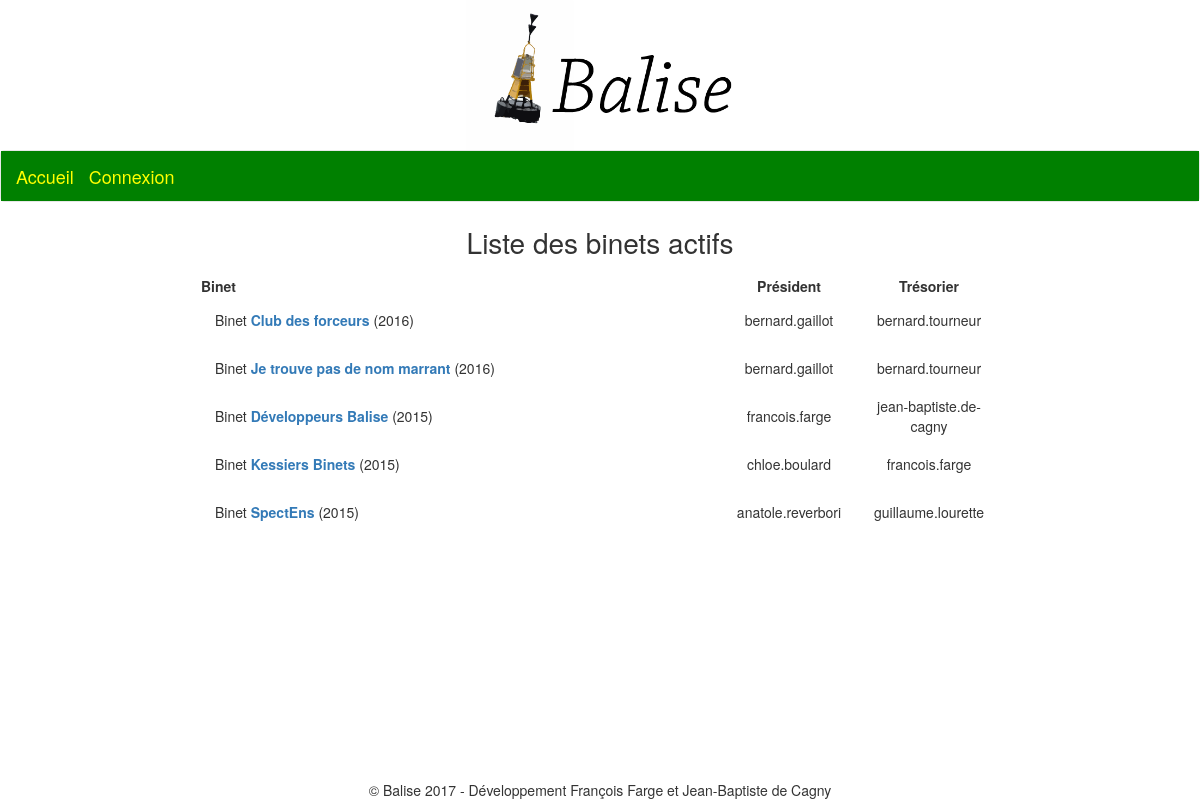
Page /binets/ on the committed database.
### binets/models.py (models this page shows, shortened)
class Binet(models.Model):
	nom = models.CharField(max_length=100)
	description = models.TextField(blank=True, null = True) # facultatif
	type_binet = models.ForeignKey('TypeBinet', verbose_name = "Type du binet")
	remarques_admins = models.TextField(blank=True, null = True) # facultatif
	is_active = models.BooleanField(verbose_name = "Actif", default=True)
	current_president = models.ForeignKey(User, verbose_name = "Président", related_name = "current_president")
	current_tresorier = models.ForeignKey(User, verbose_name = "Trésorier", related_name = "current_tresorier")
	current_promotion = models.ForeignKey('accounts.Promotion', verbose_name = "Promo")
	@models.permalink
	def get_history_url(self):
		return ('binet_history', [self.id])
	class Meta:
		ordering = ('current_promotion', 'nom',)
		unique_together = ('nom',)

### accounts/models.py (models this page shows)
class Promotion(models.Model):
	nom = models.CharField(max_length=4)
	class Meta:
		ordering = ('-nom',)
		unique_together = ('nom',)
	def __str__(self):
		return self.nom

### binets/views.py (the view)
def all_binets(request):
	liste_binets = Binet.objects.filter(is_active=True)
	return render(request, 'binets/all_binets.html', locals())

### binets/templates/binets/all_binets.html
{% extends 'base.html' %}
{% block content %}
	<div id="page-title">Liste des binets actifs</div>
	<section id="table-container">
		<table id="liste-binets">
			<thead class="liste-binets">
				<tr>
					<th class="nom-binet-head">Binet</th>
					<th class="binet-user-head">Président</th>
					<th class="binet-user-head">Trésorier</th>
				</tr>
			</thead>
			<tbody>
				{% for binet in liste_binets %}
					<tr class="mandat">
						<td class="nom-binet">
							Binet <strong><a href="{{ binet.get_history_url }}">{{ binet.nom }}</a> </strong> ({{ binet.current_promotion }})
						</td>
						<td class="binet-user">
							{{ binet.current_president }}
						</td>
						<td class="binet-user">
							{{ binet.current_tresorier }}
						</td>
					</tr>
				{% endfor %}
			</tbody>
		</table>
	</section>
{% endblock %}

### static/css/style.css (style rules this page uses)
#page-title { font-size: 2em; text-align: center; margin-bottom: 0.5em; width: 100%; }

### static/css/listes_binets.css (style rules this page uses)
#liste-binets { width: 70%; min-width: 40em; margin: auto; border-collapse: collapse; }
td.nom-binet { padding: 1em; }
.binet-user { text-align: center; width: 10em; }
th.binet-user-head { text-align: center; }

### rows in the picture
Binet: nom "Club des forceurs", current_promotion "2016", current_president "bernard.gaillot", current_tresorier "bernard.tourneur"
Binet: nom "Je trouve pas de nom marrant", current_promotion "2016", current_president "bernard.gaillot", current_tresorier "bernard.tourneur"
Binet: nom "Développeurs Balise", current_promotion "2015", current_president "francois.farge", current_tresorier "jean-baptiste.de-cagny"
Binet: nom "Kessiers Binets", current_promotion "2015", current_president "chloe.boulard", current_tresorier "francois.farge"
Binet: nom "SpectEns", current_promotion "2015", current_president "anatole.reverbori", current_tresorier "guillaume.lourette"
